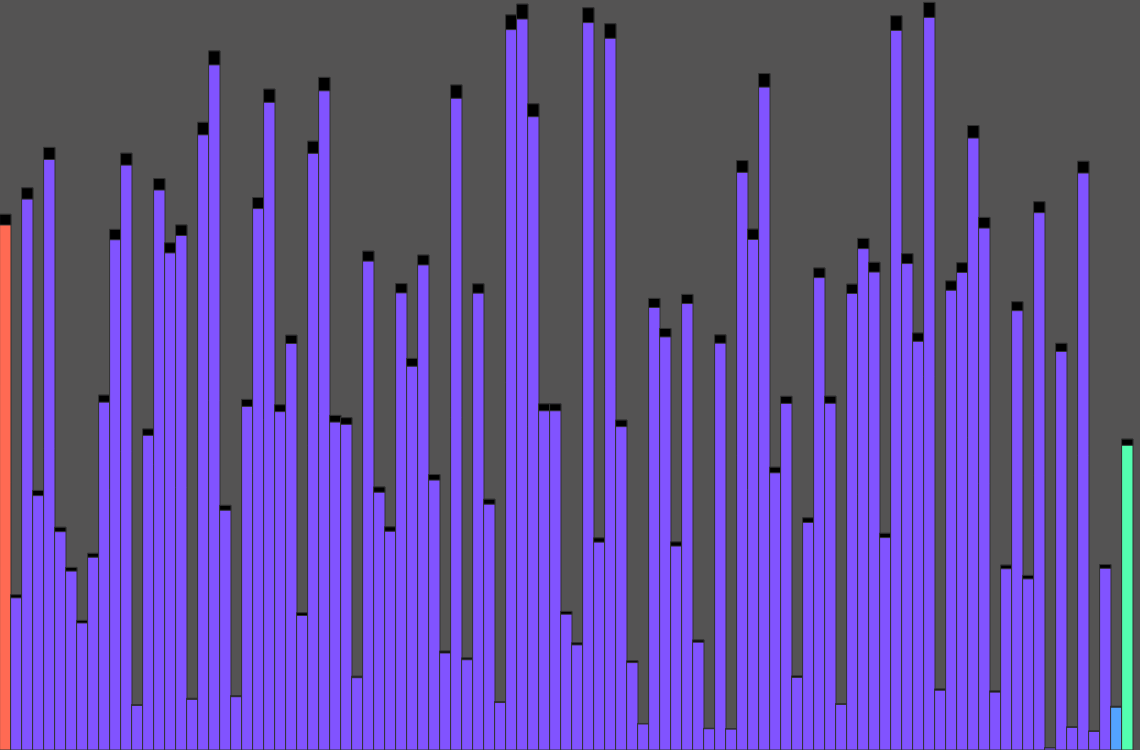
Frame 1 (no input)
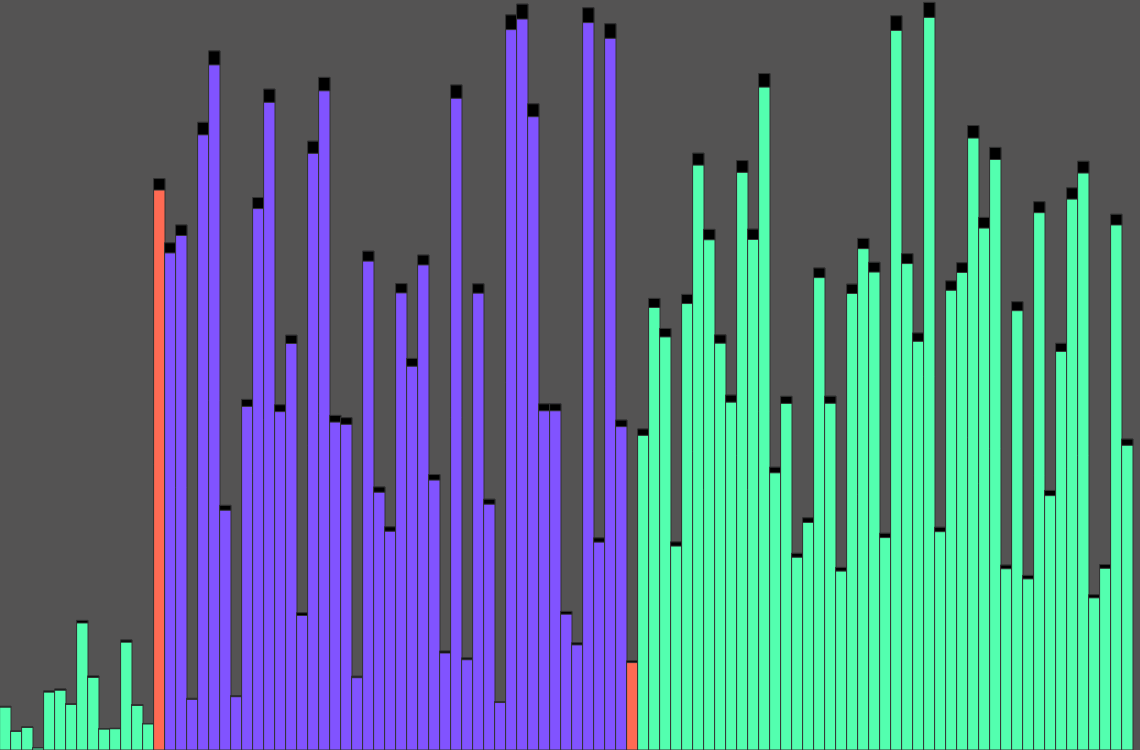
Frame 60 (no input)
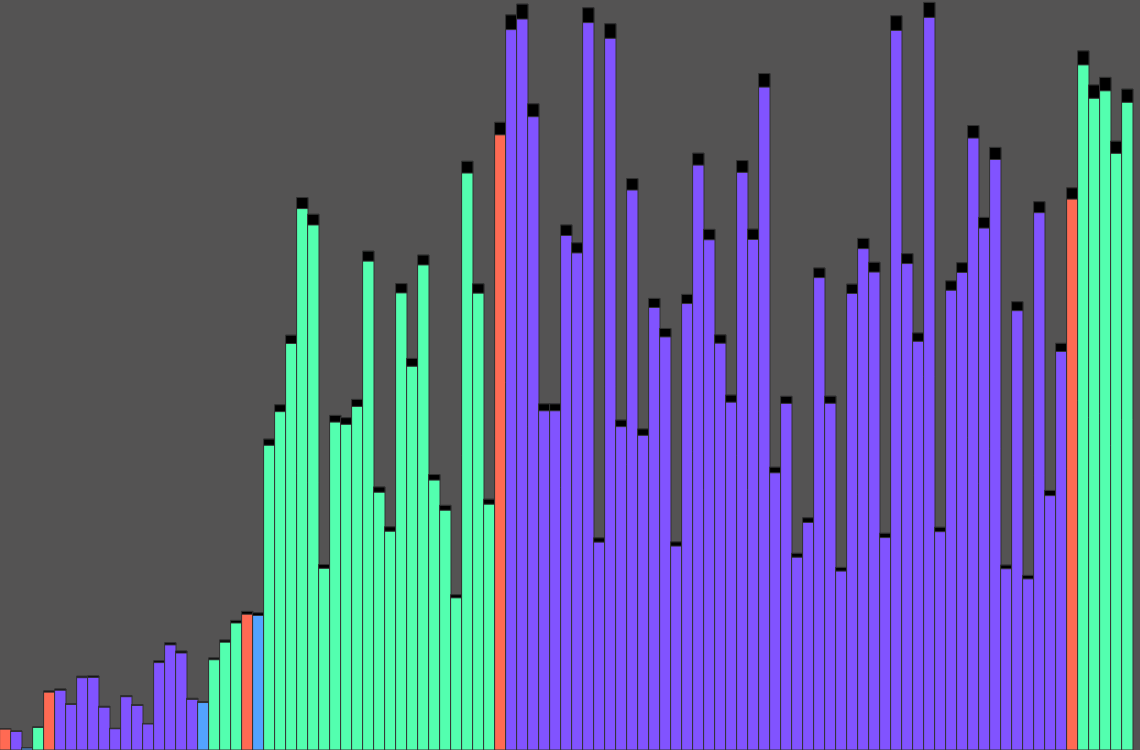
Frame 120 (the mouse pressed at the canvas centre since frame 60)

The p5.js sketch that drew these frames (run headless with seeded random() and noise() and a simulated clock; from frame 60 on, the mouse is pressed at the canvas centre):

// p5.js sketch
// ── sketch.js
// let values = []

// //width of each bar
// let w = 12;
// let states = [];

// function setup() {
//   //create a canvas with width 800, height 200
//   createCanvas(windowWidth * .95, windowHeight * .75);
//   // createCanvas(windowWidth * 2, windowHeight * 2);
//   //create an array of size 80 (800 / 10)
//   values = new Array(floor(width / w));
//   for (let i = 0; i < values.length; i++) {
//     values[i] = random(height);
//     states[i] = -1;
//   }
//   // frameRate(24);
//   quickSort(values, 0, values.length - 1);
// }



// async function quickSort(arr, start, end) {
//   if (start >= end) {
//     return;
//   }
//   let pivotIdx = await partition(arr, start, end);
//   //once we've finished a partition, return the state of pivotIdx to be uncolored.
//   // states[pivotIdx] = -1;

//   await Promise.all(
//     [quickSort(arr, start, pivotIdx - 1), quickSort(arr, pivotIdx, end)]
//   );

//   // await quickSort(arr, start, pivotIdx - 1);
//   // await quickSort(arr, pivotIdx + 1, end);
// }

let values = []

//width of each bar
let w = 11;
let states = [];

function setup() {
  //create a canvas with width 800, height 200
  createCanvas(windowWidth * .95, windowHeight * .75);
  // createCanvas(windowWidth * 2, windowHeight * 2);
  //create an array of size 80 (800 / 10)
  values = new Array(floor(width / w));
  for (let i = 0; i < values.length; i++) {
    values[i] = random(height);
    states[i] = -1;
  }
  // frameRate(24);
  quickSort(values, 0, values.length - 1);
}



async function quickSort(arr, start, end) {
  if (start >= end) {
    return;
  }
  let pivotIdx = await partition(arr, start, end);
  //once we've finished a partition, return the state of pivotIdx to be uncolored.

  await Promise.all(
    [quickSort(arr, start, pivotIdx - 1), quickSort(arr, pivotIdx, end)]
  );

  // await quickSort(arr, start, pivotIdx - 1);
  // await quickSort(arr, pivotIdx + 1, end);
}



async function partition(arr, start, end) {

  //color all the indices of the array that we are currently partioining.
  for (let i = start; i < end; i++) {
    states[i] = 1;
  }

  //declaring this variable only for coloring purposes.
  let pivotIdx = Math.floor((start + end) / 2);

  let pivotValue = arr[Math.floor((start + end) / 2)];

  states[start] = 0;
  states[end] = 2;


  while (start <= end) {
    //increment the start pointer until we find an element
    //that is greater in value than our pivot value
    while (arr[start] < pivotValue) {
      states[start] = -1;
      start++
      states[start] = 0;
    }
    //decrement the end pointer until we find an element
    //that is lesser in value than our pivotValue
    while (arr[end] > pivotValue) {
      states[end] = -1;
      end--
      states[end] = 2;
    }
    //we've either exited or never entered our two while loops above
    //which means that we've found a pair of values..
    //one to the left of our partition and one to the right
    //the value on the left is greater than our pivot 
    //and the value on the right is less than the pivot.
    //we perform a swap of these two values as long as start is still <= end
    if (start <= end) {
      await swap(arr, start, end);
      //we're about to move our start and end,
      // let's uncolor our old start and end beore we increment / decrement.
      states[start] = -1;
      states[end] = -1;
      start++
      end--
      //now that we've incremented / decremented start and end,
      //let's recolor them to their distinct color.
      states[start] = 0;
      states[end] = 0;
    }
  }

  states[start] = -1;
  states[end] = -1;

  return start;
}



//swap logic written in a async helper function to allow await of sleep method
async function swap(arr, a, b) {
  //delays just before swapping, allowing p5 to draw the bars of the array, resulting in visualization.
  await sleep(120);
  let temp = arr[a];
  arr[a] = arr[b];
  arr[b] = temp;
}


function sleep(ms) {
  return new Promise(resolve => setTimeout(resolve, ms));
}

function draw() {
  background('#545353');

  for (let i = 0; i < values.length; i++) {
    //sets the color used to draw lines and borders around shapes
    stroke(50)

    //the pivotIdx as we scan from left to right (red)
    //(begins at start to ensure we cover every element)
    if (states[i] == 0) {
      fill('#ff6a53');
      //the portion of the array that is currently being partitioned (purple)
    } else if (states[i] == 1) {
      fill('#8153ff');
      //the end of the array currently being partitioned,
      // or the index of the random variable we chose to be the pivotValue. (orange)
    } else if (states[i] == 2) {
      fill('#53a3ff');
    }
    //any part of the array that is currently not being partitioned (green)
    else {
      fill('#53ffaf');
    }
    //draw a rectangle at location (i*w, height-values[i]) with 
    // a width of w, and height of values[i]
    rect(i * w, height - values[i], w, values[i]);
    fill('black');
    rect(i * w, height - values[i], w, values[i] * .02);
  }
}

// function windowResized() {
//   resizeCanvas(windowWidth, windowHeight);
// }
// ── style.css
html,
body {
  height: 100%;
}

body {
  margin: 0;
  display: flex;
  /* This centers our sketch horizontally. */
  justify-content: center;
  /* This centers our sketch vertically. */
  align-items: center;
  background-color: #545353;
}
